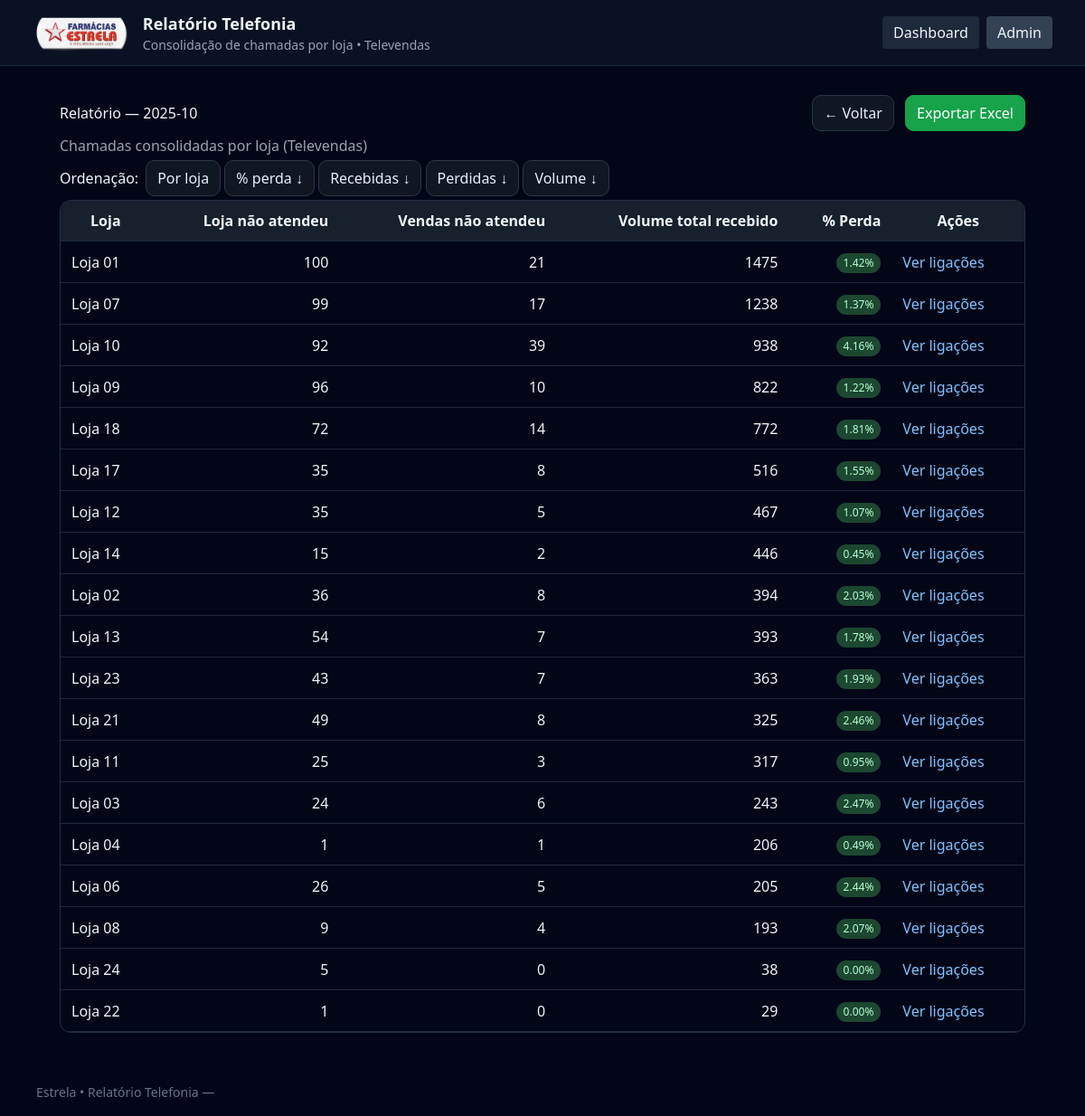
Screenshot of /report/2025-10?order=volume_desc with the database file from the repository.
### tables this page shows
CREATE TABLE metrics (
      id INTEGER PRIMARY KEY AUTOINCREMENT,
      month_id INTEGER NOT NULL,
      store TEXT NOT NULL,
      recebidas INTEGER NOT NULL DEFAULT 0,
      perdidas INTEGER NOT NULL DEFAULT 0,
      volume_total INTEGER NOT NULL DEFAULT 0,
      pct_perda REAL NOT NULL DEFAULT 0.0,
      FOREIGN KEY (month_id) REFERENCES months(id),
      UNIQUE(month_id, store)
    );

### routes.py (the view)
@bp.route("/report/<ym>")
def public_report(ym):
    ym = sanitize_ym(ym)
    order = (request.args.get("order") or "loja").lower()
    with get_db() as con:
        month = con.execute("SELECT id, ym FROM months WHERE ym=?", (ym,)).fetchone()
        if not month:
            flash("Sem dados consolidados para este mês.", "info")
            return render_template("public_report.html", ym=ym, rows=[], order=order)
        mid = month["id"]
        df = pd.read_sql_query("""
            SELECT store         AS Loja,
                   recebidas     AS Recebidas,
                   perdidas      AS Perdidas,
                   volume_total  AS Volume,
                   pct_perda     AS pct
              FROM metrics
             WHERE month_id=?
        """, con, params=(mid,))
    if df.empty:
        flash("Sem dados consolidados para este mês.", "info")
        return render_template("public_report.html", ym=ym, rows=[], order=order)
    df["Recebidas"] = pd.to_numeric(df["Recebidas"], errors="coerce").fillna(0).astype(int)
    df["Perdidas"]  = pd.to_numeric(df["Perdidas"],  errors="coerce").fillna(0).astype(int)
    df["Volume"]    = pd.to_numeric(df["Volume"],    errors="coerce").fillna(0).astype(int)
    df["pct"]       = pd.to_numeric(df["pct"],       errors="coerce").fillna(0.0)
    df["PctPerdidas"]  = (df["Perdidas"] / df["Volume"]).where(df["Volume"] > 0, 0.0) * 100.0
    df["PctAtendidas"] = ((df["Volume"] - df["Perdidas"]) / df["Volume"]).where(df["Volume"] > 0, 0.0) * 100.0
    df["pct"] = df["PctPerdidas"]
    alias = {
        "pct_desc": "pct_perdidas_desc",
        "pct_asc": "pct_perdidas_asc",
        "pct_perda_desc": "pct_perdidas_desc",
        "pct_perda_asc": "pct_perdidas_asc",
    }
    order = alias.get(order, order)
    if order == "pct_perdidas_desc":
        df = df.sort_values(["PctPerdidas", "Loja"], ascending=[False, True])
    elif order == "pct_perdidas_asc":
        df = df.sort_values(["PctPerdidas", "Loja"], ascending=[True, True])
    elif order == "pct_atendidas_desc":
        df = df.sort_values(["PctAtendidas", "Loja"], ascending=[False, True])
    elif order == "pct_atendidas_asc":
        df = df.sort_values(["PctAtendidas", "Loja"], ascending=[True, True])
    elif order == "volume_desc":
        df = df.sort_values(["Volume", "Loja"], ascending=[False, True])
    elif order == "volume_asc":
        df = df.sort_values(["Volume", "Loja"], ascending=[True, True])
    elif order == "loja_desc":
        df["_n"] = df["Loja"].astype(str).str.extract(r"(\d+)$").astype(float)
        df = df.sort_values(["_n", "Loja"], ascending=[False, False]).drop(columns=["_n"])
    else:  # "loja" (padrão)
        df["_n"] = df["Loja"].astype(str).str.extract(r"(\d+)$").astype(float)
        df = df.sort_values(["_n", "Loja"], ascending=[True, True]).drop(columns=["_n"])
    rows = df.to_dict(orient="records")
    return render_template("public_report.html", ym=ym, rows=rows, order=order)

### db.py (called while the page is built)
def get_db():
    con = sqlite3.connect(DB_PATH)
    con.row_factory = sqlite3.Row
    return con

### routes.py (called while the page is built)
def sanitize_ym(ym: str) -> str:
    ym = (ym or "").strip().replace("/", "-")
    m = re.fullmatch(r"(\d{4})[-]?(\d{2})", ym)
    return f"{m.group(1)}-{m.group(2)}" if m else ym

### templates/public_report.html (shortened to what this page needs)
{% extends "base.html" %}
{% block content %}
<div class="container">
  <div class="header-row">
    <h1>Relatório — {{ ym }}</h1>
    <div class="actions">
      <a class="btn" href="{{ url_for('bp.public_index') }}">← Voltar</a>
      <a class="btn btn--success" href="{{ url_for('bp.export_excel', ym=ym) }}">Exportar Excel</a>
    </div>
  </div>
  <p class="muted">Chamadas consolidadas por loja (Televendas)</p>
  <div class="order-bar">
    <span>Ordenação:</span>
    <div class="btn-row">
  <a class="btn {{ 'active' if order=='loja' else '' }}"
     href="{{ url_for('bp.public_report', ym=ym, order='loja') }}">Por loja</a>
  <a class="btn {{ 'active' if order=='pct_desc' else '' }}"
     href="{{ url_for('bp.public_report', ym=ym, order='pct_desc') }}">% perda ↓</a>
  <a class="btn {{ 'active' if order=='recebidas_desc' else '' }}"
     href="{{ url_for('bp.public_report', ym=ym, order='recebidas_desc') }}">Recebidas ↓</a>
  <a class="btn {{ 'active' if order=='perdidas_desc' else '' }}"
     href="{{ url_for('bp.public_report', ym=ym, order='perdidas_desc') }}">Perdidas ↓</a>
  <a class="btn {{ 'active' if order=='volume_desc' else '' }}"
     href="{{ url_for('bp.public_report', ym=ym, order='volume_desc') }}">Volume ↓</a>
</div>
  </div>
  <div class="table-scroll">
    <table class="table">
      <thead>
        <tr>
          <th>Loja</th>
          <th class="num">Loja não atendeu</th>
          <th class="num">Vendas não atendeu</th>
          <th class="num">Volume total recebido</th>
          <th class="num">% Perda</th>
          <th>Ações</th>
        </tr>
      </thead>
      <tbody>
        {% for r in rows %}
        <tr>
          <td>{{ r['Loja'] }}</td>
          <td class="num">{{ r['Recebidas'] }}</td>
          <td class="num">{{ r['Perdidas'] }}</td>
          <td class="num">{{ r['Volume'] }}</td>
          <td class="num">
  {% if r['Volume']|int > 0 %}
    {% set pct = (r['pct'] or 0.0)|round(2) %}
    <span class="
      {% if pct>=15 %}chip chip--danger
      {% elif pct>=8 %}chip chip--warn
      {% else %}chip chip--ok
      {% endif %}">
      {{ "%.2f"|format(pct) }}%
    </span>
  {% else %}
    <span class="muted">—</span>
  {% endif %}
</td>
          <td>
            <a class="link" href="{{ url_for('bp.public_store_detail', ym=ym, store_slug=r['Loja']|lower|replace(' ', '-')) }}">Ver ligações</a>
          </td>
        </tr>
        {% endfor %}
      </tbody>
    </table>
  </div>
</div>
{% endblock %}

### templates/public_report.html (style rules this page uses)
.container { max-width: 1100px; margin: 24px auto; padding: 0 16px; }
.header-row { display:flex; align-items:center; justify-content:space-between; margin-bottom:12px; }
.actions .btn { margin-left:8px; }
.muted { color:#9aa3b2; margin: 4px 0 12px 0; }
.order-bar { display:flex; align-items:center; gap:8px; margin-bottom:12px; }
.table-scroll { overflow:auto; border:1px solid #223047; border-radius:12px; }
.table { width:100%; border-collapse:separate; border-spacing:0; min-width:760px; }
.table th, .table td { padding:10px 12px; border-bottom:1px solid #1f2a3a; vertical-align:middle; }
.table thead th { background:#17202d; position:sticky; top:0; z-index:1; }
.num { text-align:right; white-space:nowrap; }
.btn { padding:8px 12px; border-radius:10px; border:1px solid #2b3645; background:#0f1722; color:#e5efff; text-decoration:none; }
.btn--success { background:#16a34a; border-color:#16a34a; color:#fff; }
.chip { display:inline-block; padding:2px 8px; border-radius:999px; font-size:12px; }
.chip--ok { background:#1c4730; color:#b7ffd1; }
.link { color:#7cc4ff; text-decoration:none; }

### rows the page displays
metrics: Loja "Loja 01", Recebidas "100", Perdidas "21", Volume "1475", pct_perda "1.42"
metrics: Loja "Loja 07", Recebidas "99", Perdidas "17", Volume "1238", pct_perda "1.37"
metrics: Loja "Loja 10", Recebidas "92", Perdidas "39", Volume "938", pct_perda "4.16"
metrics: Loja "Loja 09", Recebidas "96", Perdidas "10", Volume "822", pct_perda "1.22"
metrics: Loja "Loja 18", Recebidas "72", Perdidas "14", Volume "772", pct_perda "1.81"
metrics: Loja "Loja 17", Recebidas "35", Perdidas "8", Volume "516", pct_perda "1.55"
metrics: Loja "Loja 12", Recebidas "35", Perdidas "5", Volume "467", pct_perda "1.07"
metrics: Loja "Loja 14", Recebidas "15", Perdidas "2", Volume "446", pct_perda "0.45"
metrics: Loja "Loja 02", Recebidas "36", Perdidas "8", Volume "394", pct_perda "2.03"
metrics: Loja "Loja 13", Recebidas "54", Perdidas "7", Volume "393", pct_perda "1.78"
metrics: Loja "Loja 23", Recebidas "43", Perdidas "7", Volume "363", pct_perda "1.93"
metrics: Loja "Loja 21", Recebidas "49", Perdidas "8", Volume "325", pct_perda "2.46"
metrics: Loja "Loja 11", Recebidas "25", Perdidas "3", Volume "317", pct_perda "0.95"
metrics: Loja "Loja 03", Recebidas "24", Perdidas "6", Volume "243", pct_perda "2.47"
metrics: Loja "Loja 04", Recebidas "1", Perdidas "1", Volume "206", pct_perda "0.49"
metrics: Loja "Loja 06", Recebidas "26", Perdidas "5", Volume "205", pct_perda "2.44"
metrics: Loja "Loja 08", Recebidas "9", Perdidas "4", Volume "193", pct_perda "2.07"
metrics: Loja "Loja 24", Recebidas "5", Perdidas "0", Volume "38", pct "0.00"
metrics: Loja "Loja 22", Recebidas "1", Perdidas "0", Volume "29", pct "0.00"

### other values shown
{{ ym }} "2025-10"
